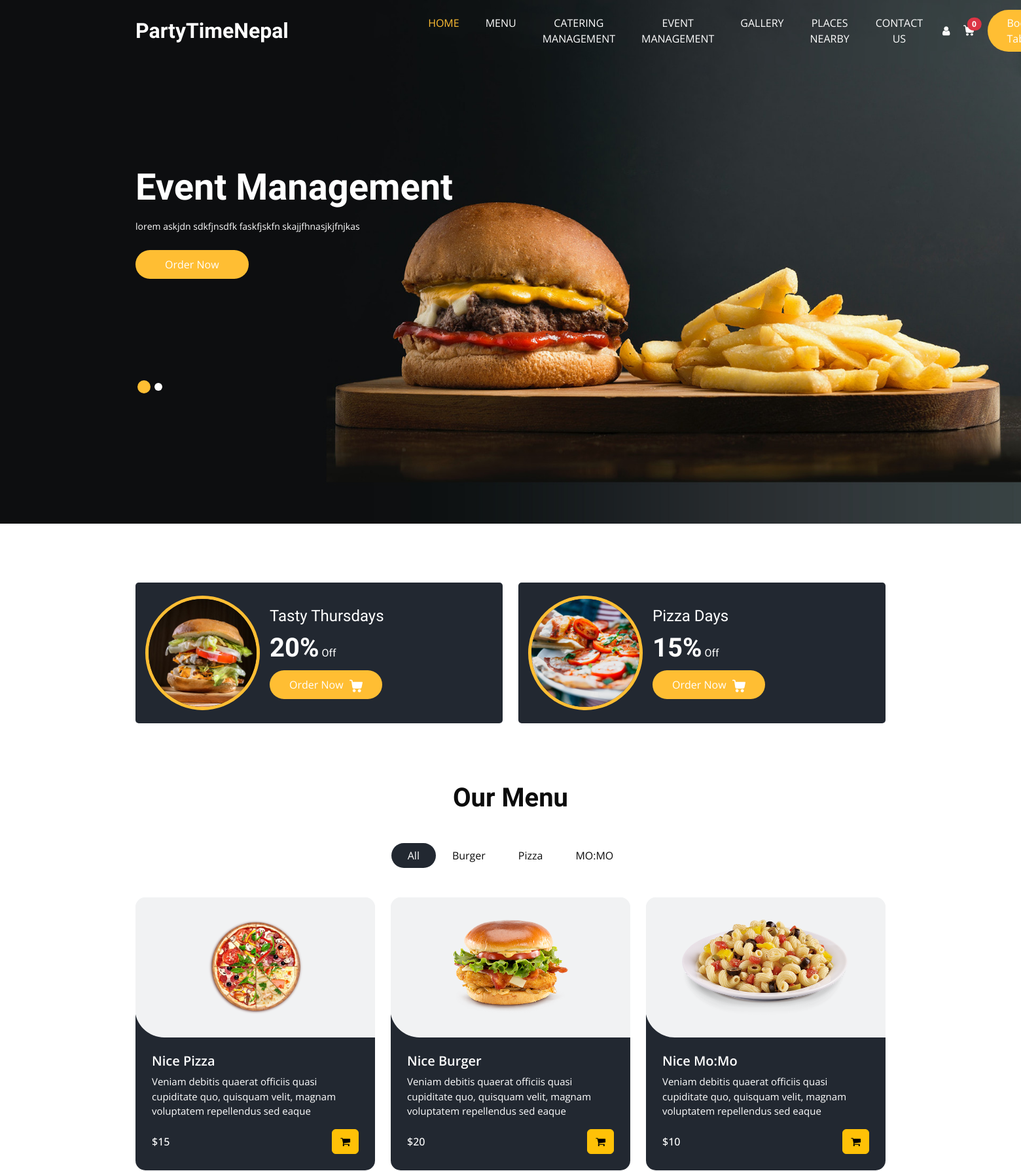
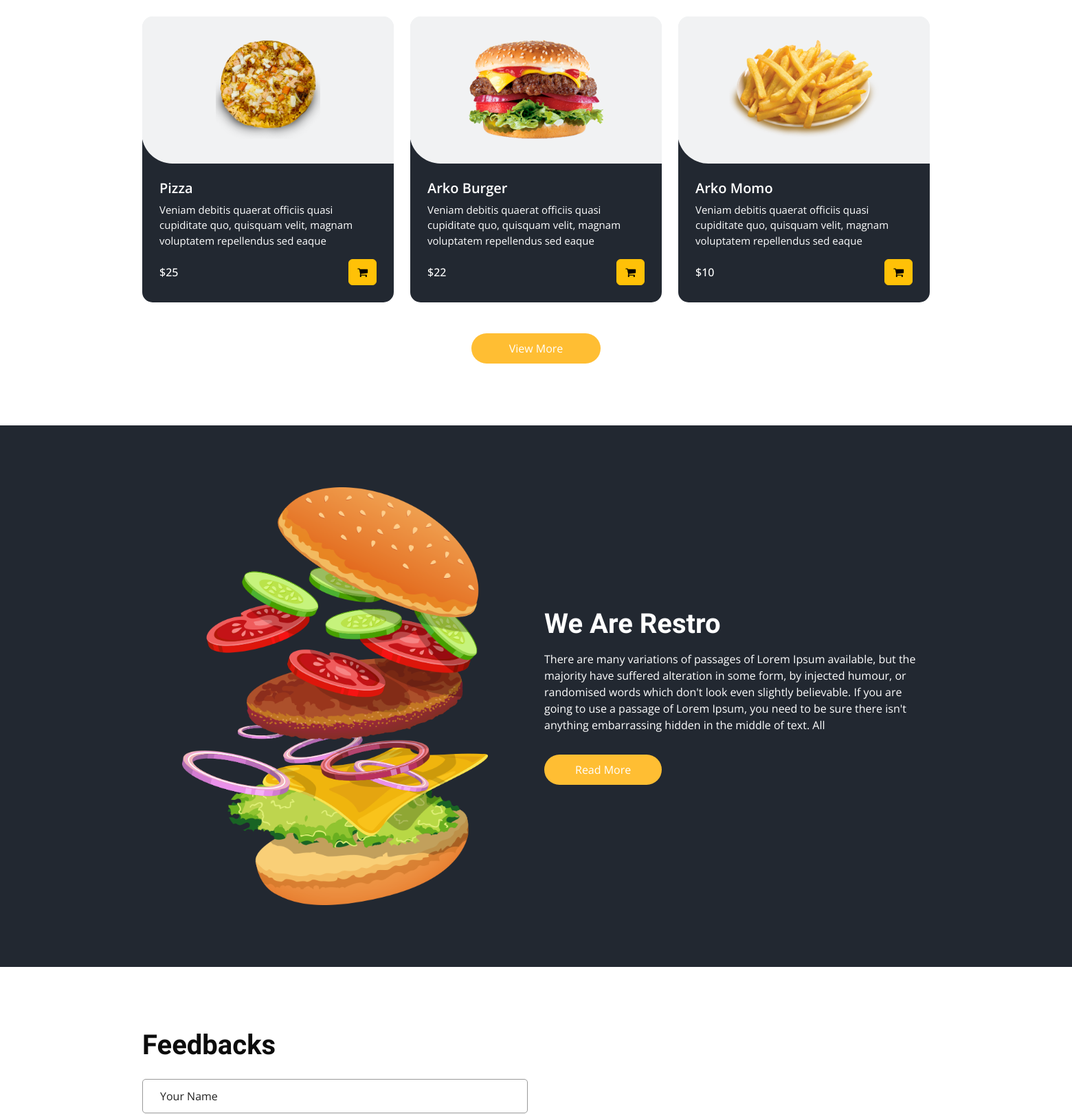
The page / (upper part) on the database its author committed (2 pictures, top to bottom).
### home/models.py (models this page shows, shortened)
class ImageSlider(models.Model):
    title = models.CharField(max_length=100, blank=True)
    slider_img = models.ImageField(upload_to='media/slider-img',blank=True)
    status = models.CharField(choices=STATUS, max_length=100, blank=True)
    date_field = models.DateTimeField(auto_now_add=True, null=True)

class Slider(models.Model):
    title = models.CharField(max_length=100)
    description = models.TextField()
    date_field = models.DateTimeField(auto_now_add=True)

class Category(models.Model):
    cat_name = models.CharField(max_length=100)
    date_field = models.DateTimeField(auto_now_add=True)

class Item(models.Model):
    item_image = models.ImageField(upload_to='item-img', blank=True)
    item_name = models.CharField(max_length=100)
    item_description = models.TextField()
    price = models.IntegerField()
    category = models.ForeignKey(Category, on_delete=models.CASCADE)
    date_field = models.DateTimeField(auto_now_add=True)

class About(models.Model):
    title = models.CharField(max_length=100)
    description = models.TextField()
    date_field = models.DateTimeField(auto_now_add=True)

### home/views.py (the view)
# urls.py: path('', HomeView.as_view(), name='index'),
class HomeView(View):
    def get(self,request):
        slider = Slider.objects.all()
        img_slides = ImageSlider.objects.filter(status = 'active')
        categories = Category.objects.all()
        abouts = About.objects.all()
        reviews = Review.objects.filter(status = 'active')
        items = Item.objects.all()
        item_already_in_cart = []
        total_cart_item = 0
        username = request.user.username
        cart_items = Cart.objects.filter(username=username).values_list('items', flat=True)
        item_already_in_cart = [item.id for item in items if item.id in cart_items]
        total_cart_item = len(Cart.objects.filter(username=username))
        context = {
            'slider':slider,
            'img_slides':img_slides,
            'categories':categories,
            'items':items,
            'abouts':abouts,
            'reviews':reviews,
            'nbar': 'home',
            'item_already_in_cart':item_already_in_cart,
            'total_cart_item':total_cart_item,
        }
        return render(request,'index.html',context)

### home/templates/index.html (shortened to what this page needs)
<!DOCTYPE html>
{% load static %}
{% load crispy_forms_tags %}
<html>
<head>
  <link rel="stylesheet" type="text/css" href="{% static 'css/bootstrap.css' %}" />
  <link href="https://cdn.jsdelivr.net/npm/bootstrap@5.3.0-alpha3/dist/css/bootstrap.min.css" rel="stylesheet">
  <link rel="stylesheet" type="text/css" href="https://cdnjs.cloudflare.com/ajax/libs/OwlCarousel2/2.3.4/assets/owl.carousel.min.css" />
  <link rel="stylesheet" href="https://cdnjs.cloudflare.com/ajax/libs/jquery-nice-select/1.1.0/css/nice-select.min.css" />
  <link href="{% static 'css/font-awesome.min.css' %}" rel="stylesheet" />
  <link href="{% static 'css/style.css' %}" rel="stylesheet" />
  <link href="{% static 'css/responsive.css' %}" rel="stylesheet" />
</head>
<body>
  <div class="hero_area">
    <div class="bg-box">
      {% for img_slide in img_slides %}
      <img src="{{img_slide.slider_img.url}}" alt="" style="height:100vh;">
      {% endfor %}
    </div>
    <header class="header_section">
      <div class="container">
        <nav class="navbar navbar-expand-lg custom_nav-container ">
          <a class="navbar-brand" href="/">
            <span>
              PartyTimeNepal
            </span>
          </a>
          <div class="collapse navbar-collapse" id="navbarSupportedContent">
            <ul class="navbar-nav  mx-auto ">
              <li class="nav-item {% if nbar == 'home' %} active {% endif %}">
                <a class="nav-link" href="/">Home <span class="sr-only">(current)</span></a>
              </li>
              <li class="nav-item {% if nbar == 'menus' %} active {% endif %}">
                <a class="nav-link" href="{% url 'home:menus' %}">Menu</a>
              </li>
              <li class="nav-item {% if nbar == 'catering' %} active {% endif %}">
                <a class="nav-link" href="{% url 'home:catering' %}">Catering Management</a>
              </li>
              <li class="nav-item {% if nbar == 'eventMgmt' %} active {% endif %}">
                <a class="nav-link" href="{% url 'home:event-manage' %}">Event Management</a>
              </li>
              <li class="nav-item {% if nbar == 'gallery' %} active {% endif %}">
                <a class="nav-link" href="{% url 'home:gallery' %}">Gallery</a>
              </li>
              <li class="nav-item {% if nbar == 'placesNearby' %} active {% endif %}">
                <a class="nav-link" href="{% url 'home:places_nearby' %}">Places Nearby</a>
              </li>
              <li class="nav-item {% if nbar == 'contact-us' %} active {% endif %}">
                <a class="nav-link" href="{% url 'home:contact-us' %}">Contact Us</a>
              </li>
            </ul>
            <div class="user_option">
              {% if user.is_authenticated %}
              <a href="{% url 'home:logout-user' %}" class="user_link">
                <i class="fa fa-sign-out" aria-hidden="true"></i>
              </a>
              {% else %}
              <a href="" class="user_link" data-toggle= "modal" data-target= "#loginModalCenter">
                <i class="fa fa-user" aria-hidden="true"></i>
              </a>
              {% endif %}
              <a class="cart_link position-relative" href="{% url 'home:cart' %}">
                <span class="position-absolute top--3 start-100 translate-middle badge rounded-pill bg-danger">
                  {{total_cart_item}}
                </span>
              </a>
              <a href="" class="order_online" data-bs-toggle="modal" data-bs-target="#staticBackdrop">
                Book Table
              </a>
            </div>
          </div>
        </nav>
      </div>
    </header>
    <section class="slider_section ">
      <div id="customCarousel1" class="carousel slide" data-ride="carousel">
        <div class="carousel-inner">
          {% for slides in slider %}
          <div class="carousel-item {% if forloop.counter0 == 0 %}active{%endif%}">
            <div class="container ">
              <div class="row">
                <div class="col-md-7 col-lg-6 ">
                  <div class="detail-box">
                    <h1>
                      {{slides.title}}
                    </h1>
                    <p>
                      {{slides.description}}
                    </p>
                    <div class="btn-box">
                      <a href="{% url 'home:catering' %}" class="btn1">
                        Order Now
                      </a>
                    </div>
                  </div>
                </div>
              </div>
            </div>
          </div>
          {%endfor%}
        </div>
        <div class="container">
          <ol class="carousel-indicators">
            <li data-target="#customCarousel1" data-slide-to="0" class="active"></li>
            <li data-target="#customCarousel1" data-slide-to="1"></li>
          </ol>
        </div>
      </div>
    </section>
  </div>
  <section class="offer_section layout_padding-bottom">
    <div class="offer_container">
      <div class="container ">
        <div class="row">
          <div class="col-md-6  ">
            <div class="box ">
              <div class="img-box">
                <img src="{% static 'images/o1.jpg' %}" alt="">
              </div>
              <div class="detail-box">
                <h5>
                  Tasty Thursdays
                </h5>
                <h6>
                  <span>20%</span> Off
                </h6>
                <a href="">
                  Order Now
                </a>
              </div>
            </div>
          </div>
          <div class="col-md-6  ">
            <div class="box ">
              <div class="img-box">
                <img src="{% static 'images/o2.jpg' %}" alt="">
              </div>
              <div class="detail-box">
                <h5>
                  Pizza Days
                </h5>
                <h6>
                  <span>15%</span> Off
                </h6>
                <a href="">
                  Order Now
                </a>
              </div>
            </div>
          </div>
        </div>
      </div>
    </div>
  </section>
  <section class="food_section layout_padding-bottom">
    <div class="container">
      <div class="heading_container heading_center">
        <h2>
          Our Menu
        </h2>
      </div>
      <ul class="filters_menu">
        <li class="active" data-filter="*">All</li>
        {% for category in categories %}
        <li data-filter=".category{{category.id}}">{{category.cat_name}}</li>
        {% endfor %}
      </ul>
      <div class="filters-content">
        <div class="row grid">
          {% for item in items %}
          <div class="col-sm-6 col-lg-4 all category{{item.category_id}}">
            <div class="box">
              <div>
                <div class="img-box">
                  <img src="{{item.item_image.url}}" alt="">
                </div>
                <div class="detail-box">
                  <h5>
                    {{item.item_name}}
                  </h5>
                  <p>
                    {{item.item_description}}
                  </p>
                  <div class="options">
                    <h6>
                      ${{item.price}}
                    </h6>
                    {% if item.id in item_already_in_cart %}
                    <a class="btn btn-warning" href="{%url 'home:cart' %}"><i class="fa fa-check"></i></a>
                    {% else %}
                    <form action="{% url 'home:add_to_cart' %}" method="POST">
                      <button type="submit" class="btn btn-warning"><i class="fa fa-shopping-cart"></i></button>
                    </form>
                    {% endif %}
                  </div>
                </div>
              </div>
            </div>
          </div>
          {% endfor %}
        </div>
      </div>
      <div class="btn-box">
        <a href="{% url 'home:menus' %}">
          View More
        </a>
      </div>
    </div>
  </section>
  <section class="about_section layout_padding">
    <div class="container  ">
      <div class="row">
        <div class="col-md-6 ">
          <div class="img-box">
            <img src="{% static 'images/about-img.png' %}" alt="">
          </div>
        </div>
        {% for about in abouts %}
        <div class="col-md-6">
          <div class="detail-box">
            <div class="heading_container">
              <h2>
                {{about.title}}
              </h2>
            </div>
            <p>
              {{about.description}}
            </p>
            <a href="">
              Read More
            </a>
          </div>
        </div>
        {% endfor %}
      </div>
    </div>
  </section>
  <section class="book_section layout_padding">
    <div class="container">
      <div class="heading_container">
        <h2>
          Feedbacks
        </h2>
      </div>
      <div class="row">
        <div class="col-md-6">
          <div class="form_container">
            <form action="{% url 'home:feedbacks' %}" method="POST">
              <div>
                <input name="full_name" type="text" class="form-control" placeholder="Your Name" />
              </div>
            </form>
          </div>
        </div>
        <div class="col-md-6">
          <div class="map_container ">
            <div id="googleMap"></div>
          </div>
        </div>
      </div>
    </div>
  </section>
</body>
</html>

### home/static/css/responsive.css (style rules this page uses)
@media (min-width: 1200px) { .container { max-width: 1170px; } }

### rows shown on the page
ImageSlider: slider_img (picture)
Slider: title "Event Management", description "lorem askjdn sdkfjnsdfk faskfjskfn skajjfhnasjkjfnjkas"
Category: cat_name "Burger"
Category: cat_name "Pizza"
Category: cat_name "MO:MO"
Item: item_image (picture), item_name "Nice Pizza", item_description "Veniam debitis quaerat officiis quasi cupiditate quo, quisquam velit, magnam voluptatem repellendus sed eaque", price "15"
Item: item_image (picture), item_name "Nice Burger", item_description "Veniam debitis quaerat officiis quasi cupiditate quo, quisquam velit, magnam voluptatem repellendus sed eaque", price "20"
Item: item_image (picture), item_name "Nice Mo:Mo", item_description "Veniam debitis quaerat officiis quasi cupiditate quo, quisquam velit, magnam voluptatem repellendus sed eaque", price "10"
Item: item_image (picture), item_name "Pizza", item_description "Veniam debitis quaerat officiis quasi cupiditate quo, quisquam velit, magnam voluptatem repellendus sed eaque", price "25"
Item: item_image (picture), item_name "Arko Burger", item_description "Veniam debitis quaerat officiis quasi cupiditate quo, quisquam velit, magnam voluptatem repellendus sed eaque", price "22"
Item: item_image (picture), item_name "Arko Momo", item_description "Veniam debitis quaerat officiis quasi cupiditate quo, quisquam velit, magnam voluptatem repellendus sed eaque", price "10"
About: title "We Are Restro", description "There are many variations of passages of Lorem Ipsum available, but the majority have suffered alteration in some form, by injected humour, or randomised words which don't look even slightly believable. If you are going to use a passage of Lorem Ipsum, you need to be sure there isn't anything embarrassing hidden in the middle of text. All"

### other values the page prints
{{ total_cart_item }} "0"
